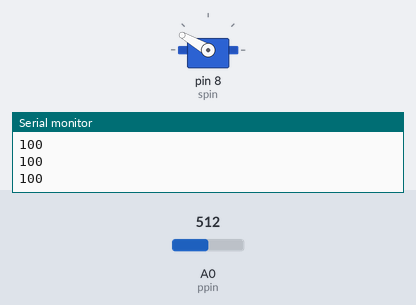
The sketch below on a simulated Arduino Uno, built with avr-gcc and run on an emulated ATmega328P. On the bench: servo, the last lines printed to the serial monitor. The test bench sets the inputs (shaded band); at power-on: A0 (ppin) = 512.

Above: at 1.2 s.
1.3 s: A0 (ppin) set to 497
At 1.7 s:
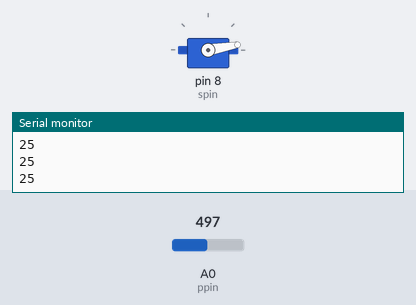
4.3 s: A0 (ppin) set to 511
At 4.9 s:
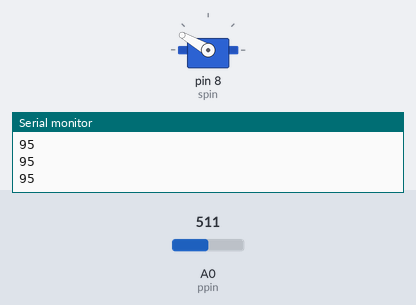
5.8 s: A0 (ppin) set to 306
At 6.2 s:
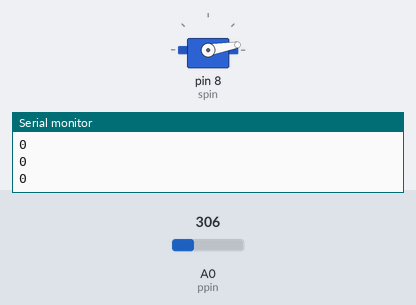
8.8 s: A0 (ppin) set to 448
10.6 s: A0 (ppin) set to 479
At 11.3 s:
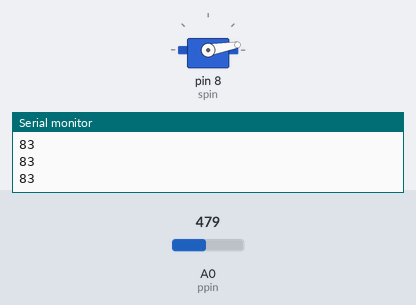
Timing chart, 0 to 13.1 s (numbered marks = the images above; inputs shaded):
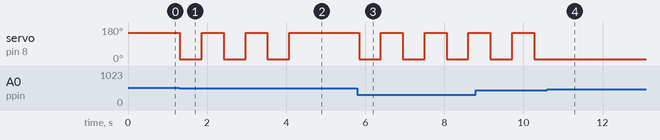

Measured:
- the behaviour switches between 507 and 506 on A0 (ppin) (found by bisection; images 0 and 1)
- the behaviour switches between 460 and 461 on A0 (ppin) (found by bisection; images 3 and 4)
- after the input at 1.3 s, servo on pin 8 (spin): alternates 150° for 0.55 s and 10° for 0.55 s, starting at once
- after the input at 4.3 s, servo on pin 8 (spin): stays 150° (without the input it goes to 10° after 0.33 s)
- after the input at 5.8 s, servo on pin 8 (spin): alternates 150° for 0.55 s and 10° for 0.55 s, starting at once
- after the input at 10.6 s, servo on pin 8 (spin): stops changing and stays 10°

The sketch:

motionsensor.ino
```cpp
#include <Servo.h>

const int spin = 8; //servo pin
const int ppin = A0;
Servo serv;
bool state;
int minl, maxl, adjval, val, counter;

void setup()
{
  serv.attach(spin);
  serv.writeMicroseconds(1500);
  state = true;

  val = analogRead(ppin);
  minl = val - 20;
  maxl = val;
  counter = 0;
  Serial.begin(9600);

}

void loop()
{
  val = analogRead(ppin);
  if(val < minl)
    minl = val;
  if(val > maxl)
    maxl = val;
  adjval = map(val, minl, maxl, 0, 100);
  Serial.println(adjval);
  counter++;
  if (adjval < 75 && counter > 10)
  {
    counter = 0;
    state = !state;
  }
  if (state == true)
     serv.write(150);
  else
    serv.write(10);

  delay(50);
}
```
